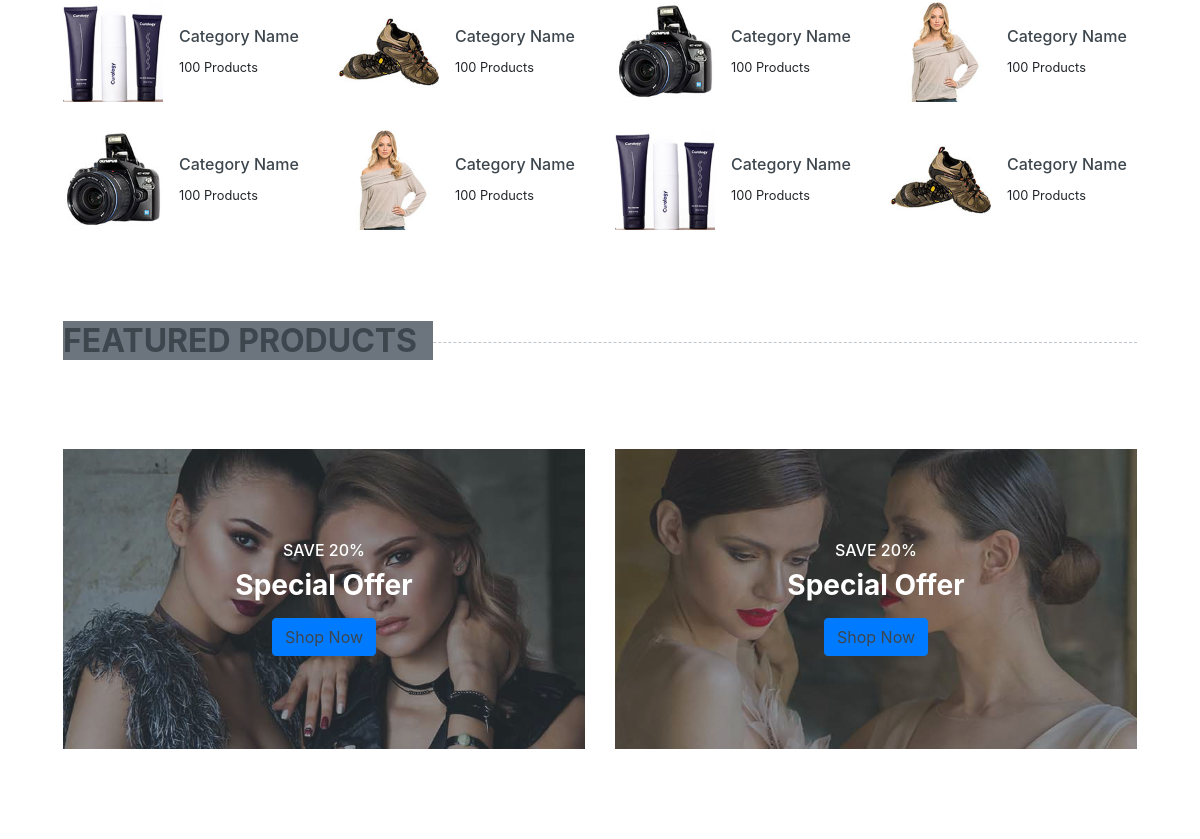
Before: / (middle part) with the older database file.
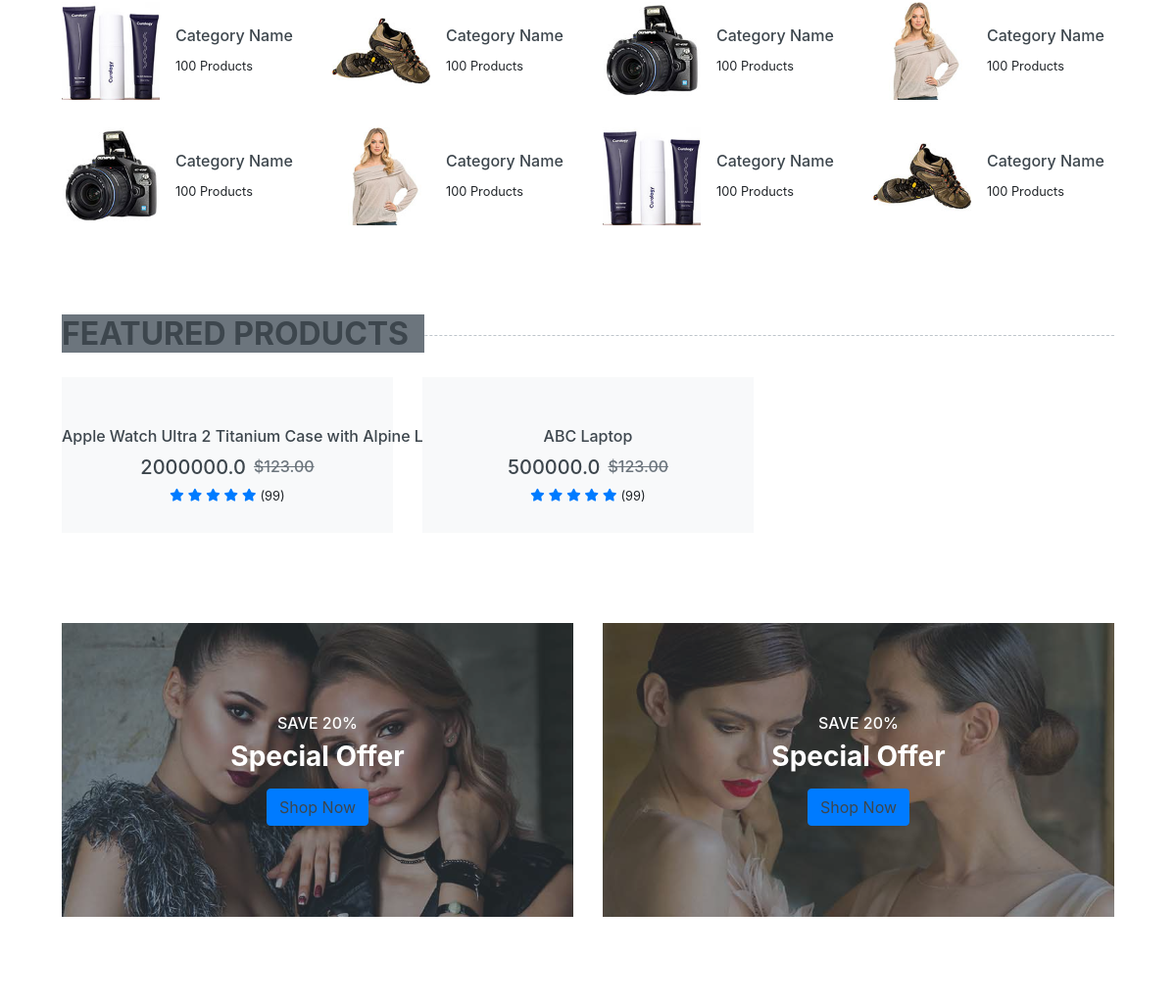
After: the same page with the newer database file.
### shop/models.py (models this page shows)
class Products(models.Model):
  title =models.CharField(max_length=200)
  price = models.FloatField()
  discount_price = models.FloatField()
  category = models.CharField(max_length=300)
  description = models.TextField()
  image = models.CharField(max_length=300)

### shop/views.py (the view)
# urls.py: path('', views.index, name='index'),
def index(request):
  product_objects = Products.objects.all()
  product_name = request.GET.get('product_name')
  if product_name !='' and product_name is not None:
    product_objects = product_objects.filter(title__icontains=product_name)
  return render(request, 'shop/index.html', {'product_objects':product_objects})

### shop/templates/shop/index.html (shortened to what this page needs)
{% load static %}
<!DOCTYPE html>
<html lang="en">
<head>
    <link href="https://cdnjs.cloudflare.com/ajax/libs/font-awesome/5.10.0/css/all.min.css" rel="stylesheet">
    <link href="{% static 'shop/lib/animate/animate.min.css' %}" rel="stylesheet">
    <link href="{% static 'shop/lib/owlcarousel/assets/owl.carousel.min.css' %}" rel="stylesheet">
    <link href="{% static 'shop/style.css' %}" rel="stylesheet">
    <link href="{% static 'shop/bootstrap.css' %}" rel="stylesheet">
    <link href="{% static 'shop/bootstrap.min.css' %}" rel="stylesheet">
</head>
<body>
    <div class="container-fluid pt-5">
        <div class="row px-xl-5 pb-3">
            <div class="col-lg-3 col-md-4 col-sm-6 pb-1">
                <a class="text-decoration-none" href="">
                    <div class="cat-item img-zoom d-flex align-items-center mb-4">
                        <div class="overflow-hidden" style="width: 100px; height: 100px;">
                            <img class="img-fluid" src="{% static 'shop/img/cat-4.jpg" alt="">
                        </div>
                        <div class="flex-fill pl-3">
                            <h6>Category Name</h6>
                            <small class="text-body">100 Products</small>
                        </div>
                    </div>
                </a>
            </div>
            <div class="col-lg-3 col-md-4 col-sm-6 pb-1">
                <a class="text-decoration-none" href="">
                    <div class="cat-item img-zoom d-flex align-items-center mb-4">
                        <div class="overflow-hidden" style="width: 100px; height: 100px;">
                            <img class="img-fluid" src="{% static 'shop/img/cat-3.jpg" alt="">
                        </div>
                        <div class="flex-fill pl-3">
                            <h6>Category Name</h6>
                            <small class="text-body">100 Products</small>
                        </div>
                    </div>
                </a>
            </div>
            <div class="col-lg-3 col-md-4 col-sm-6 pb-1">
                <a class="text-decoration-none" href="">
                    <div class="cat-item img-zoom d-flex align-items-center mb-4">
                        <div class="overflow-hidden" style="width: 100px; height: 100px;">
                            <img class="img-fluid" src="{% static 'shop/img/cat-2.jpg" alt="">
                        </div>
                        <div class="flex-fill pl-3">
                            <h6>Category Name</h6>
                            <small class="text-body">100 Products</small>
                        </div>
                    </div>
                </a>
            </div>
            <div class="col-lg-3 col-md-4 col-sm-6 pb-1">
                <a class="text-decoration-none" href="">
                    <div class="cat-item img-zoom d-flex align-items-center mb-4">
                        <div class="overflow-hidden" style="width: 100px; height: 100px;">
                            <img class="img-fluid" src="{% static 'shop/img/cat-1.jpg" alt="">
                        </div>
                        <div class="flex-fill pl-3">
                            <h6>Category Name</h6>
                            <small class="text-body">100 Products</small>
                        </div>
                    </div>
                </a>
            </div>
            <div class="col-lg-3 col-md-4 col-sm-6 pb-1">
                <a class="text-decoration-none" href="">
                    <div class="cat-item img-zoom d-flex align-items-center mb-4">
                        <div class="overflow-hidden" style="width: 100px; height: 100px;">
                            <img class="img-fluid" src="{% static 'shop/img/cat-2.jpg" alt="">
                        </div>
                        <div class="flex-fill pl-3">
                            <h6>Category Name</h6>
                            <small class="text-body">100 Products</small>
                        </div>
                    </div>
                </a>
            </div>
            <div class="col-lg-3 col-md-4 col-sm-6 pb-1">
                <a class="text-decoration-none" href="">
                    <div class="cat-item img-zoom d-flex align-items-center mb-4">
                        <div class="overflow-hidden" style="width: 100px; height: 100px;">
                            <img class="img-fluid" src="{% static 'shop/img/cat-1.jpg" alt="">
                        </div>
                        <div class="flex-fill pl-3">
                            <h6>Category Name</h6>
                            <small class="text-body">100 Products</small>
                        </div>
                    </div>
                </a>
            </div>
            <div class="col-lg-3 col-md-4 col-sm-6 pb-1">
                <a class="text-decoration-none" href="">
                    <div class="cat-item img-zoom d-flex align-items-center mb-4">
                        <div class="overflow-hidden" style="width: 100px; height: 100px;">
                            <img class="img-fluid" src="{% static 'shop/img/cat-4.jpg" alt="">
                        </div>
                        <div class="flex-fill pl-3">
                            <h6>Category Name</h6>
                            <small class="text-body">100 Products</small>
                        </div>
                    </div>
                </a>
            </div>
            <div class="col-lg-3 col-md-4 col-sm-6 pb-1">
                <a class="text-decoration-none" href="">
                    <div class="cat-item img-zoom d-flex align-items-center mb-4">
                        <div class="overflow-hidden" style="width: 100px; height: 100px;">
                            <img class="img-fluid" src="{% static 'shop/img/cat-3.jpg" alt="">
                        </div>
                        <div class="flex-fill pl-3">
                            <h6>Category Name</h6>
                            <small class="text-body">100 Products</small>
                        </div>
                    </div>
                </a>
            </div>
        </div>
    </div>
    <div class="container-fluid pt-5 pb-3">
        <h2 class="section-title position-relative text-uppercase mx-xl-5 mb-4"><span class="bg-secondary pr-3">Featured Products</span></h2>
        <div class="row px-xl-5">
          {% for product in product_objects %}
            <div class="col-lg-4 col-md-4 col-sm-6 pb-1">
                <div class="product-item bg-light mb-4">
                    <div class="product-img position-relative overflow-hidden">
                        <div class="product-action">
                        </div>
                    </div>
                    <div class="text-center py-4">
                        <a class="h6 text-decoration-none text-truncate" href="">{{ product.title }}</a>
                        <div class="d-flex align-items-center justify-content-center mt-2">
                            <h5>{{ product.price }}</h5><h6 class="text-muted ml-2"><del>$123.00</del></h6>
                        </div>
                        <div class="d-flex align-items-center justify-content-center mb-1">
                            <small class="fa fa-star text-primary mr-1"></small>
                            <small class="fa fa-star text-primary mr-1"></small>
                            <small class="fa fa-star text-primary mr-1"></small>
                            <small class="fa fa-star text-primary mr-1"></small>
                            <small class="fa fa-star text-primary mr-1"></small>
                            <small>(99)</small>
                        </div>
                    </div>
                </div>
            </div>
            {% endfor %}
        </div>
    </div>
    <div class="container-fluid pt-5 pb-3">
        <div class="row px-xl-5">
            <div class="col-md-6">
                <div class="product-offer mb-30" style="height: 300px;">
                    <img class="img-fluid" src="{% static 'shop/img/offer-1.jpg" alt="">
                    <div class="offer-text">
                        <h6 class="text-white text-uppercase">Save 20%</h6>
                        <h3 class="text-white mb-3">Special Offer</h3>
                        <a href="" class="btn btn-primary">Shop Now</a>
                    </div>
                </div>
            </div>
            <div class="col-md-6">
                <div class="product-offer mb-30" style="height: 300px;">
                    <img class="img-fluid" src="{% static 'shop/img/offer-2.jpg" alt="">
                    <div class="offer-text">
                        <h6 class="text-white text-uppercase">Save 20%</h6>
                        <h3 class="text-white mb-3">Special Offer</h3>
                        <a href="" class="btn btn-primary">Shop Now</a>
                    </div>
                </div>
            </div>
        </div>
    </div>
    <div class="container-fluid py-5">
    </div>
</body>
</html>

Changed rows visible on the page:
added Products: title "Apple Watch Ultra 2 Titanium Case with Alpine Loop", price "2000000.0"
added Products: title "ABC Laptop", price "500000.0"
